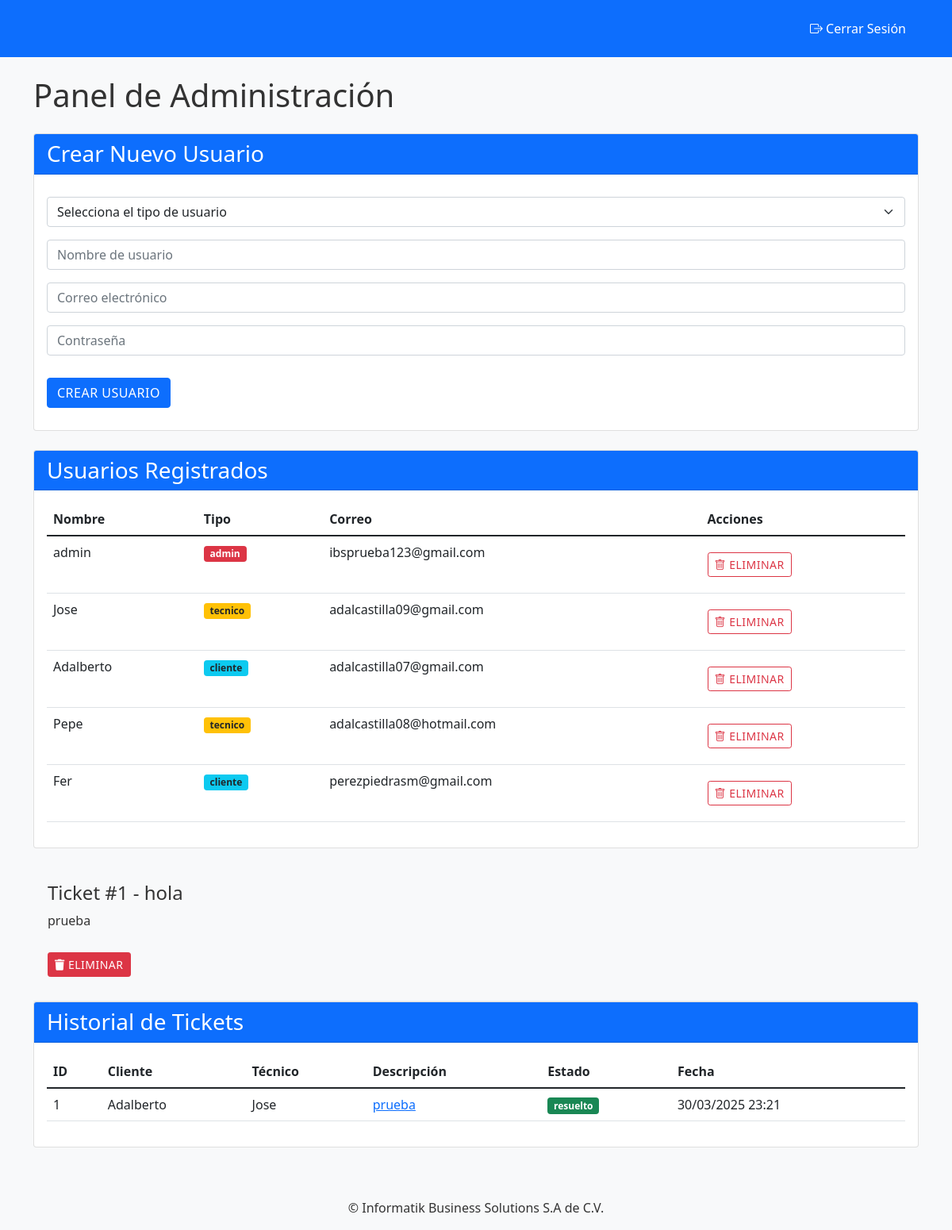
The app's page /admin (signed in) with its own data.
### ticket_system/models.py (models this page shows, shortened)
class Usuario(db.Model, UserMixin):
    id = db.Column(db.Integer, primary_key=True)  # ID único del usuario
    nombre_usuario = db.Column(db.String(50), unique=True, nullable=False)  # Nombre de usuario (único)
    correo = db.Column(db.String(100), unique=True, nullable=False)  # Correo electrónico (único)
    contraseña = db.Column(db.String(100), nullable=False)  # Contraseña (hash)
    tipo_usuario = db.Column(db.String(20), nullable=False)  # Tipo de usuario (cliente, tecnico, admin)
    tickets_creados = db.relationship('Ticket', backref='cliente', lazy=True, foreign_keys ='Ticket.cliente_id')  # Relación con los tickets creados
    tickets_asignados = db.relationship('Ticket',backref='tecnico', lazy = True, foreign_keys = 'Ticket.tecnico_id')

class Ticket(db.Model):
    id = db.Column(db.Integer, primary_key=True)  # ID único del ticket
    titulo = db.Column(db.String(100), nullable=False)
    descripcion = db.Column(db.Text, nullable=False)  # Descripción del problema
    estado = db.Column(db.String(20), nullable=False, default='pendiente')  # Estado del ticket (pendiente, resuelto)
    fecha_creacion = db.Column(db.DateTime, nullable=False, default=datetime.utcnow)  # Fecha de creación del ticket
    cliente_id = db.Column(db.Integer, db.ForeignKey('usuario.id', ondelete='CASCADE'), nullable=False)
    tecnico_id = db.Column(db.Integer, db.ForeignKey('usuario.id', ondelete='SET NULL'), nullable=True)  # ID del técnico asignado
    archivo_nombre = db.Column(db.String(255), nullable=True)
    archivo_ruta = db.Column(db.String(255), nullable=True)

### ticket_system/routes.py (the view)
@main_bp.route('/admin')
@login_required
def admin():
    if current_user.tipo_usuario != 'admin':
        flash('No tienes permiso para acceder a esta página', 'error')
        return redirect(url_for('main.login'))
    usuarios = Usuario.query.all()
    tickets = Ticket.query.order_by(Ticket.fecha_creacion.desc()).all()  # Todos los tickets ordenados por fecha
    return render_template('admin.html', usuarios=usuarios, tickets=tickets)

### app.py (called while the page is built)
@login_manager.user_loader
def load_user(user_id):
    with app.app_context():
        return Usuario.query.get(int(user_id))

### ticket_system/templates/admin.html (shortened to what this page needs)
{% extends "base.html" %}
{% block content %}
<div class="admin-page">
    <h1 class="mb-4">Panel de Administración</h1>
    <div class="card mb-4">
        <div class="card-header bg-primary text-white">
            <h3 class="mb-0">Crear Nuevo Usuario</h3>
        </div>
        <div class="card-body">
            <form method="POST" action="{{ url_for('main.crear_usuario') }}">
                <div class="mb-3">
                    <select class="form-select" name="tipo_usuario" required>
                        <option value="">Selecciona el tipo de usuario</option>
                    </select>
                </div>
                <div class="mb-3">
                    <input type="text" class="form-control" name="nombre_usuario" placeholder="Nombre de usuario" required>
                </div>
                <div class="mb-3">
                    <input type="email" class="form-control" name="correo" placeholder="Correo electrónico" required>
                </div>
                <div class="mb-3">
                    <input type="password" class="form-control" name="contraseña" placeholder="Contraseña" required>
                </div>
                <button type="submit" class="btn btn-primary">Crear Usuario</button>
            </form>
        </div>
    </div>
    <div class="card mb-4">
        <div class="card-header bg-primary text-white">
            <h3 class="mb-0">Usuarios Registrados</h3>
        </div>
        <div class="card-body">
            <div class="table-responsive">
                <table class="table table-hover">
                    <thead>
                        <tr>
                            <th>Nombre</th>
                            <th>Tipo</th>
                            <th>Correo</th>
                            <th>Acciones</th>
                        </tr>
                    </thead>
                    <tbody>
                        {% for usuario in usuarios %}
                        <tr>
                            <td>{{ usuario.nombre_usuario }}</td>
                            <td>
                                <span class="badge
                                    {% if usuario.tipo_usuario == 'admin' %}bg-danger
                                    {% elif usuario.tipo_usuario == 'tecnico' %}bg-warning text-dark
                                    {% else %}bg-info text-dark{% endif %}">
                                    {{ usuario.tipo_usuario }}
                                </span>
                            </td>
                            <td>{{ usuario.correo }}</td>
                            <td>
                                <form method="POST" action="{{ url_for('main.eliminar_usuario', usuario_id=usuario.id) }}" onsubmit="return confirm('¿Estás seguro de eliminar este usuario?');">
                                    <button type="submit" class="btn btn-sm btn-outline-danger">
                                        <i class="bi bi-trash"></i> Eliminar
                                    </button>
                                </form>
                            </td>
                        </tr>
                        {% endfor %}
                    </tbody>
                </table>
            </div>
        </div>
    </div>
    {% for ticket in tickets %}
    <div class="ticket-item">
    <h4>Ticket #{{ ticket.id }} - {{ ticket.titulo }}</h4>
    <p>{{ ticket.descripcion }}</p>
    <form action="{{ url_for('main.eliminar_ticket', ticket_id=ticket.id) }}" method="POST"
          onsubmit="return confirm('¿Seguro que quieres eliminar este ticket?');">
        <button type="submit" class="btn btn-danger btn-sm">
            <i class="fas fa-trash"></i> Eliminar
        </button>
    </form>
    </div>
    {% endfor %}
    <div class="card">
        <div class="card-header bg-primary text-white">
            <h3 class="mb-0">Historial de Tickets</h3>
        </div>
        <div class="card-body">
            <div class="table-responsive">
                <table class="table table-hover">
                    <thead>
                        <tr>
                            <th>ID</th>
                            <th>Cliente</th>
                            <th>Técnico</th>
                            <th>Descripción</th>
                            <th>Estado</th>
                            <th>Fecha</th>
                        </tr>
                    </thead>
                    <tbody>
                        {% for ticket in tickets %}
                        <tr>
                            <td>{{ ticket.id }}</td>
                            <td>{{ ticket.cliente.nombre_usuario }}</td>
                            <td>
                                {% if ticket.tecnico %}
                                    {{ ticket.tecnico.nombre_usuario }}
                                {% else %}
                                    <span class="text-muted">Sin asignar</span>
                                {% endif %}
                            </td>
                            <td class="text-truncate" style="max-width: 200px;">
                                <a href="#" data-bs-toggle="modal" data-bs-target="#ticketModal{{ ticket.id }}">
                                    {{ ticket.descripcion|truncate(50) }}
                                </a>
                            </td>
                            <td>
                                <span class="badge {% if ticket.estado == 'resuelto' %}bg-success{% else %}bg-warning text-dark{% endif %}">
                                    {{ ticket.estado }}
                                </span>
                            </td>
                            <td>{{ ticket.fecha_creacion.strftime('%d/%m/%Y %H:%M') }}</td>
                        </tr>
                        {% endfor %}
                    </tbody>
                </table>
            </div>
        </div>
    </div>
</div>
{% endblock %}

### ticket_system/templates/base.html (shortened to what this page needs)
<!DOCTYPE html>
<html lang="es">
<head>
    <link href="https://cdn.jsdelivr.net/npm/bootstrap@5.1.3/dist/css/bootstrap.min.css" rel="stylesheet">
    <link rel="stylesheet" href="https://cdn.jsdelivr.net/npm/bootstrap-icons@1.8.1/font/bootstrap-icons.css">
    <link rel="stylesheet" href="https://cdnjs.cloudflare.com/ajax/libs/font-awesome/5.15.4/css/all.min.css">
    <link rel="stylesheet" href="{{ url_for('static', filename='styles.css') }}">
</head>
<body>
    <header class="bg-primary text-white p-3">
        <nav class="container">
            <ul class="nav justify-content-end">
                {% if current_user.is_authenticated %}
                    <li class="nav-item">
                        <a class="nav-link text-white" href="{{ url_for('main.logout') }}">
                            <i class="bi bi-box-arrow-right"></i> Cerrar Sesión
                        </a>
                    </li>
                {% else %}
                    <li class="nav-item">
                        <a class="nav-link text-white" href="{{ url_for('main.login') }}">
                            <i class="bi bi-box-arrow-in-right"></i> Iniciar Sesión
                        </a>
                    </li>
                {% endif %}
            </ul>
        </nav>
    </header>
    <main class="container my-4">
        {% block content %}{% endblock %}
    </main>
    <footer class="bg-light text-center p-3 mt-5">
        <p class="mb-0">&copy;
            Informatik Business Solutions S.A de C.V.</p>
    </footer>
</body>
</html>

### ticket_system/static/styles.css (style rules this page uses)
:root { --ibs-blue: #04bcd4; --ibs-dark-blue: #1a667a; --ibs-accent: #e74c3c; --ibs-light: #f8f9fa; --ibs-gray: #6c757d; }
body { font-family: 'Segoe UI', Tahoma, Geneva, Verdana, sans-serif; margin: 0; padding: 0; background-color: var(--ibs-light); color: #333; }
input, select, button, textarea { margin: 12px 0; padding: 12px 15px; border: 1px solid #ddd; border-radius: 6px; font-size: 14px; transition: all 0.3s; width: 100%; }
button { background-color: var(--ibs-blue); color: white; border: none; cursor: pointer; font-weight: 600; letter-spacing: 0.5px; text-transform: uppercase; font-size: 14px; width: auto; padding: 12px 25px; }
.ticket-item { padding: 18px; border-bottom: 1px solid #eee; transition: all 0.2s; }
.table-responsive { max-height: 500px; overflow-y: auto; }
.badge.bg-danger { background-color: #dc3545!important; }
.badge.bg-warning { background-color: #ffc107!important; }
.badge.bg-info { background-color: #0dcaf0!important; }

### records on screen
Usuario: nombre_usuario "admin", tipo_usuario "admin", correo "ibsprueba123@gmail.com"
Usuario: nombre_usuario "Jose", tipo_usuario "tecnico", correo "adalcastilla09@gmail.com"
Usuario: nombre_usuario "Adalberto", tipo_usuario "cliente", correo "adalcastilla07@gmail.com"
Usuario: nombre_usuario "Pepe", tipo_usuario "tecnico", correo "adalcastilla08@hotmail.com"
Usuario: nombre_usuario "Fer", tipo_usuario "cliente", correo "perezpiedrasm@gmail.com"
Ticket: id "1", titulo "hola", descripcion "prueba", cliente.nombre_usuario "Adalberto", tecnico.nombre_usuario "Jose", estado "resuelto", fecha_creacion "30/03/2025 23:21"
